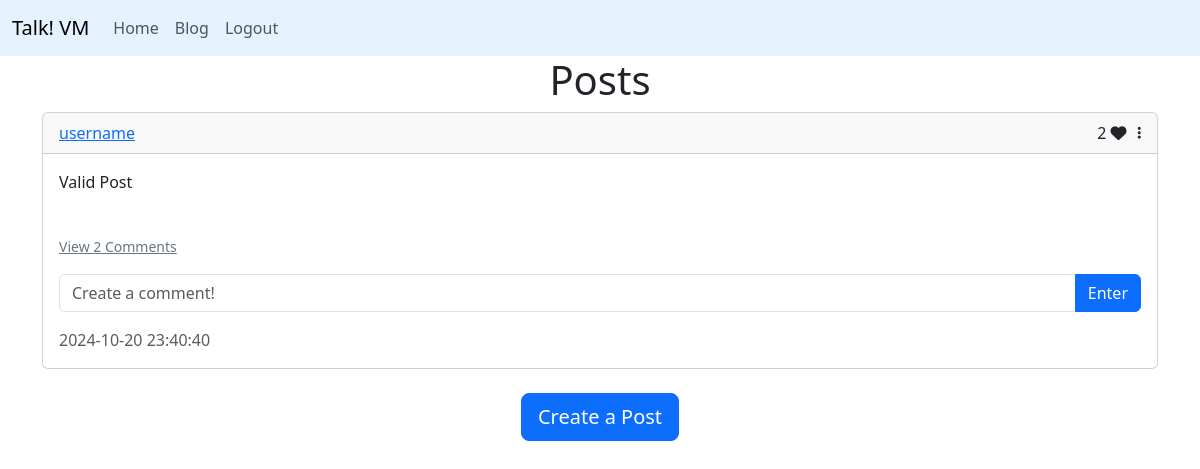
/blog (signed in), run on the app's committed database.
### website/models.py (models this page shows)
class Post(db.Model):
   id = db.Column(db.Integer, primary_key=True)
   text = db.Column(db.Text, nullable=False)
   date_created = db.Column(db.DateTime(timezone=True), default=func.now())
   author = db.Column(db.Integer, db.ForeignKey('user.id', ondelete="CASCADE"), nullable=False)
   likes = db.relationship('Like', backref='post', passive_deletes=True)
   comments = db.relationship('Comment', backref='post', passive_deletes=True)

class User(db.Model, UserMixin):
   id = db.Column(db.Integer, primary_key=True)
   email = db.Column(db.String(150), unique=True)
   username = db.Column(db.String(150), unique=True)
   password = db.Column(db.String(150))
   date_created = db.Column(db.DateTime(timezone=True), default=func.now())
   posts = db.relationship('Post', backref='user', passive_deletes=True)
   likes = db.relationship('Like', backref='user', passive_deletes=True)
   comments = db.relationship('Comment', backref='user', passive_deletes=True)

### website/views.py (the view)
@views.route("/blog")
@login_required
def blog():
   posts = Post.query.all()
   return render_template("posts_div.html", user=current_user, posts=posts)

### website/__init__.py (called while the page is built)
def create_app():
    app = Flask(__name__)
    app.config['SECRET_KEY'] = "t$cn:v}oWJE)-jC"
    app.config['SQLALCHEMY_DATABASE_URI'] = f'sqlite:///{DB_NAME}'
    db.init_app(app)
    from .views import views
    from .auth import auth
    app.register_blueprint(views, url_prefix="/")
    app.register_blueprint(auth, url_prefix="/")
    from .models import User, Post, Comment, Like
    create_database(app)
    login_manager=LoginManager()
    login_manager.login_view = "auth.login" # redirect logged out users accessing restricted pages to login page
    login_manager.init_app(app)
    @login_manager.user_loader
    def load_user(id):
        return User.query.get(int(id))
    return app

### website/templates/posts_div.html (shortened to what this page needs)
{% extends "base.html" %}
{% block content %}
 <h1 align="center">
    {% block header %}
        Posts
    {% endblock %}
</h1>
    {% for post in posts %}
    <div id="posts">
            <div class="card">
                <div class="card-header d-flex justify-content-between align-items-center">
                    <a href="/posts/{{post.user.username}}">
                        {{post.user.username}}
                    </a>
                        <div>
                            <span>
                                <span id="likes-count-{{post.id}}">{{ post.likes|length }}</span>
                                {% if user.id in post.likes|map(attribute="author")|list %}
                                    <i class="fas fa-heart" id="like-button-{{post.id}}" onclick="like({{post.id}})"></i>
                                {% else %}
                                    <i class="far fa-heart" id="like-button-{{post.id}}" onclick="like({{post.id}})"></i>
                                {% endif %}
                            </span>
                            {% if user.id == post.author %}
                            <span class="dropdown ms-auto">
                                <i class="fas fa-ellipsis-vertical fa-sm" data-bs-toggle="dropdown" aria-expanded="false"></i>
                            </span>
                            {% endif %}
                        </div>
                </div>
                <div class="card-body">
                    <p>
                        {{post.text}}
                    </p>
                    <br/>
                    <p class="card-text">
                        {% if post.comments|length > 0 %}
                        <a data-bs-toggle="collapse" href="#comments-{{post.id}}" class="link-secondary" role="button">
                            <small>
                                View {{post.comments|length}} Comments
                            </small>
                        </a>
                        {% else %}
                        <small class="text-muted">
                            No Comments
                        </small>
                        {% endif %}
                    </p>
                    <form class="input-group mb-3" method="POST" action="/create-comment/{{post.id}}">
                        <input type="text" id="text" name="text" class="form-control" placeholder="Create a comment!"/>
                        <button type="submit" class="btn btn-primary">Enter</button>
                    </form>
                    <footer class="text-muted">
                        {{post.date_created}}
                    </footer>
                </div>
            </div>
            <br/>
        {% endfor %}
    </div>
        {% block footer %}
            <div align="center">
                <a class="btn btn-primary btn-lg" href="/create-post">Create a Post</a>
            </div>
        {% endblock %}
{% endblock %}

### data on the page
Post: user.username "username", likes|length "2", text "Valid Post", comments|length "2", date_created "2024-10-20 23:40:40"
